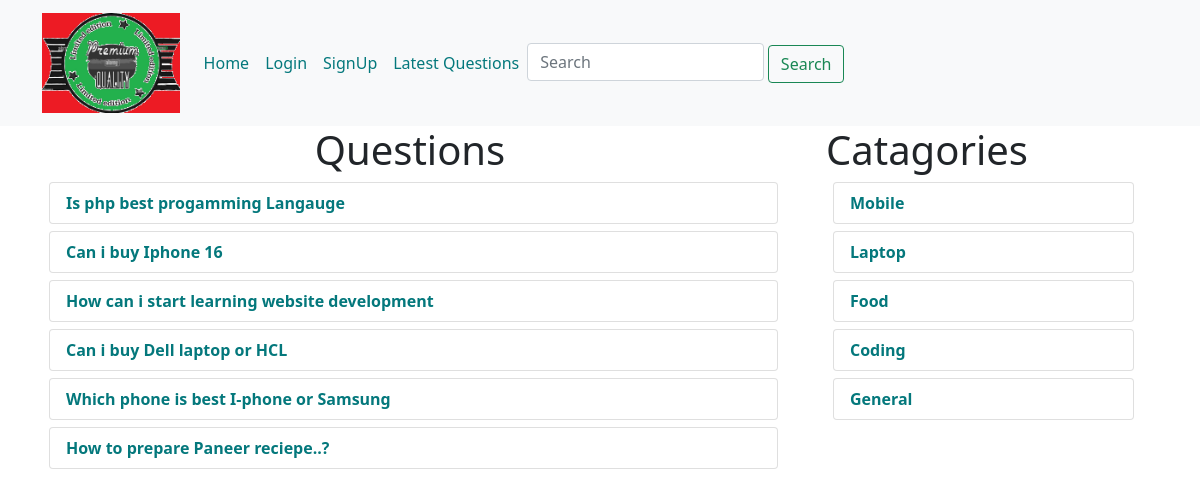
The page / on the database its author committed.
### tables this page shows
CREATE TABLE `questions` (
  `id` int(11) NOT NULL,
  `title` varchar(100) NOT NULL,
  `description` varchar(250) NOT NULL,
  `category_id` int(20) NOT NULL,
  `user_id` int(20) NOT NULL
);

CREATE TABLE `category` (
  `id` int(11) NOT NULL,
  `model` varchar(50) DEFAULT NULL
);

### client/questions.php (the view, shortened to what this page needs)
<div class="container">
    <div class="row ">
        <div class="col-8 ">
            <h1 class="" style="text-align: center;">Questions</h1>
            <?php
            include('./common/db.php');
            if (isset($_GET['c-id'])) {
                $query = "SELECT * FROM questions  where category_id=$cid";
            } elseif (isset($_GET['u-id'])) {
                $query = "SELECT * FROM questions  where user_id=$uid";
            } elseif (isset($_GET['latest'])) {
                $query = "SELECT * FROM questions  order by id desc";
            } elseif (isset($_GET['search'])) {
                $query = "SELECT * FROM questions  where `title` like'%$search%'";
            } else {
                $query = "SELECT * FROM questions";
            }
            $GET_DATA = $con->query($query);
            foreach ($GET_DATA as $res) {
            ?>
                <ul class="list-group">
                    <?php $id = $res['id']; ?>
                    <li class="list-group-item "><b><a href='?q-id=<?= $id ?>'><?php echo $res['title'];
                    ?> </a></b></li>
                </ul>
            <?php } ?>
        </div>
        <div class="col-4">
            <?php include('catagories.php') ?>
        </div>
    </div>
</div>

### index.php (shortened to what this page needs)
<!DOCTYPE html>
<html lang="en">
<head>
    <?php include('./client/commonFiles.php'); ?>
</head>
<body>
    <?php
    include('./client/header.php');
    if (isset($_GET['signup']) && !isset($_SESSION['user'])) {
        include('./client/signup.php');
    } elseif (isset($_GET['login']) && !isset($_SESSION['user'])) {
        include('./client/login.php');
    } elseif (isset($_GET['ask'])) {
        include('./client/ask_questions.php');
    } elseif (isset($_GET['q-id'])) {
        include('./client/question_det.php');
    } elseif (isset($_GET['c-id'])) {
        $cid = $_GET['c-id'];
        include('./client/questions.php');
    } elseif (isset($_GET['u-id'])) {
        $uid = $_GET['u-id'];
        if (isset($_SESSION['user']['username'])) {
        include('./client/questions.php');
        }
    } elseif (isset($_GET['latest'])) {
        include('./client/questions.php');
    } elseif (isset($_GET['search'])) {
        $search = $_GET['search'];
        include('./client/questions.php');
    } else {
        include('./client/questions.php');
    }
    ?>
</body>
</html>

### client/commonFiles.php (shortened to what this page needs)
<link href="https://cdn.jsdelivr.net/npm/bootstrap@5.0.2/dist/css/bootstrap.min.css" rel="stylesheet">
<link rel="stylesheet" href="./public/style.css" >

### client/header.php (shortened to what this page needs)
<nav class="navbar navbar-expand-lg navbar-light bg-light">
  <div class="container">
    <a class="navbar-brand" href="./">
      <img src="./public/logo.jpg" id="img">
    </a>
    <div class="collapse navbar-collapse" id="navbarNav">
      <ul class="navbar-nav">
        <li class="nav-item">
          <a class="nav-link active" href="./">Home</a>
        </li>
        <?php if (!isset($_SESSION['user'])) {  ?>
          <li class="nav-item">
            <a class="nav-link" href="?login=true">Login</a>
          </li>
          <li class="nav-item">
            <a class="nav-link" href="?signup=true">SignUp</a>
          </li>
        <?php } ?>
        <li class="nav-item">
          <a class="nav-link" href="?latest=true">Latest Questions</a>
        </li>
        <form class="form-inline my-2 my-lg-0" action="">
          <input class="form-control mr-sm-2" name="search" type="search" placeholder="Search" aria-label="Search">
          <button class="btn btn-outline-success my-2 my-sm-0" type="submit">Search</button>
        </form>
      </ul>
  </div>
</nav>

### client/catagories.php
<div class="container">
<h1 class="heading">Catagories </h1>
 <?php
 include('./common/db.php');
 $query = "SELECT * FROM category";
 $GET_category= $con->query($query);
  foreach($GET_category as $res){
 ?>
 <ul class="list-group" >
 <?php  $id= $res['id'];?>
   <li class="list-group-item"><b><a href='?c-id=<?= $id?>'><?php echo ucfirst($res['model']); ?></a></b></li>
 </ul>
  <?php }
 ?>
</div>

### public/style.css (style rules this page uses)
#img { height: 100px; }
a { color: rgb(4, 120, 124) !important; }
.list-group { display: flex ; flex-direction: column; padding: 0px 0px 7px 7px!important; margin-bottom: 0; border-radius: .25rem; }
.list-group-item a,.que { text-decoration: none; color: rgb(21, 105, 138); }

### client/questions.php (style rules this page uses)
.form-control { display: inline-table!important; width: 70%!important; }

### rows shown on the page
questions: title "Is php best progamming Langauge"
questions: title "Can i buy Iphone 16"
questions: title "How can i start learning website development"
questions: title "Can i buy Dell laptop or HCL"
questions: title "Which phone is best I-phone or Samsung"
questions: title "How to prepare Paneer reciepe..?"
category: model "Mobile"
category: model "Laptop"
category: model "Food"
category: model "Coding"
category: model "General"
